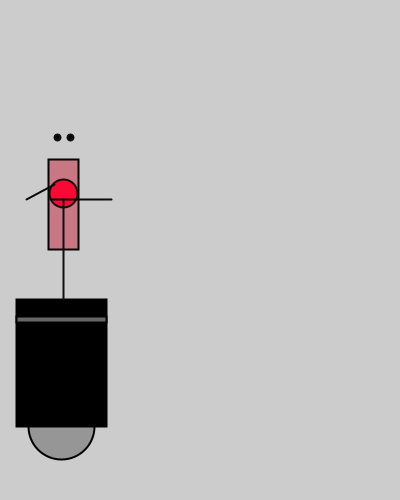
Frame 1 (no input)
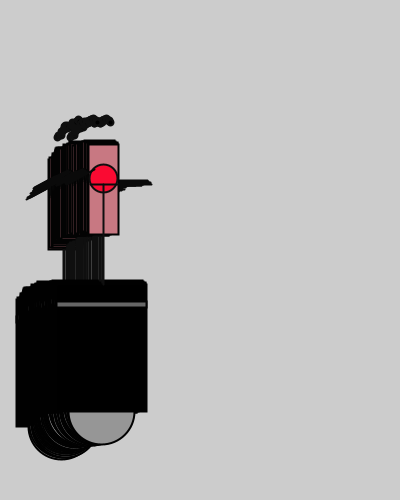
Frame 60 (the mouse pressed at the canvas centre just before this capture)
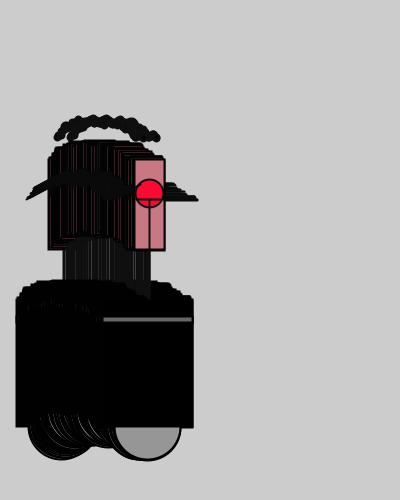
Frame 120 (the mouse held since frame 60 and released just before this capture)

The Processing sketch that drew these frames (run headless with seeded random() and noise(); from frame 60 on, the mouse is pressed at the canvas centre):

// Processing sketch: processing_57935
// ── processing_57935.pde

float x = 60; // x-coordinate
float y = 460; // y-coordinate
int radius = 50; //head
int bodyHeight = 160;
int neckHeight = 50; // Neck Height
float easing = 0.05;
void setup (){
size(400,500);
smooth();
strokeWeight(2);
ellipseMode(RADIUS);
}
void draw (){
  int targetX= mouseX;
  x += random (-.5, 2);
  y += random (-2, 2);
  if (keyPressed) {
    neckHeight = 30;
    bodyHeight = 60;
  }
  
  float ny=y-bodyHeight-neckHeight-radius;
 
  //body
stroke(1);
fill(150);
ellipse(x, y-33, 33, 33);
fill(0);
rect(x-45, y-bodyHeight, 90, bodyHeight-33);
fill(102);
rect(x-45, y-bodyHeight+17, 90, 6);
//middle
stroke (3);
fill (200, 120, 130);
rect (x-13,y-300, 30, 90);
//head and neck
stroke (15);
fill (250,10,50);
ellipse (x+2, ny-6, 14, 14);
line(x+2, y-bodyHeight, x+2, ny);
//eyes
fill(0);
ellipse(x-4, ny-62, 3, 3);
ellipse(x+9, ny-62, 3, 3);
//arms
stroke(10);
fill(30);
line(x-35,ny,x-7,ny-15);
line (x+50, ny, x-11, ny);

}
